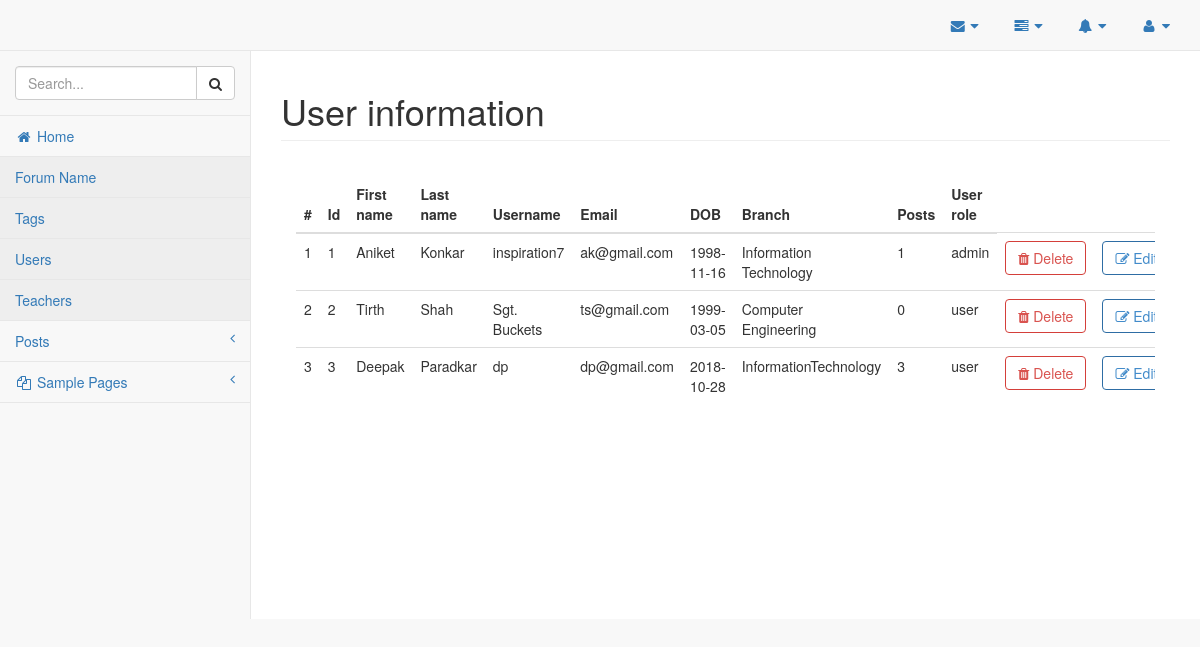
Before: /admin/users.php (signed in) with the older database file.
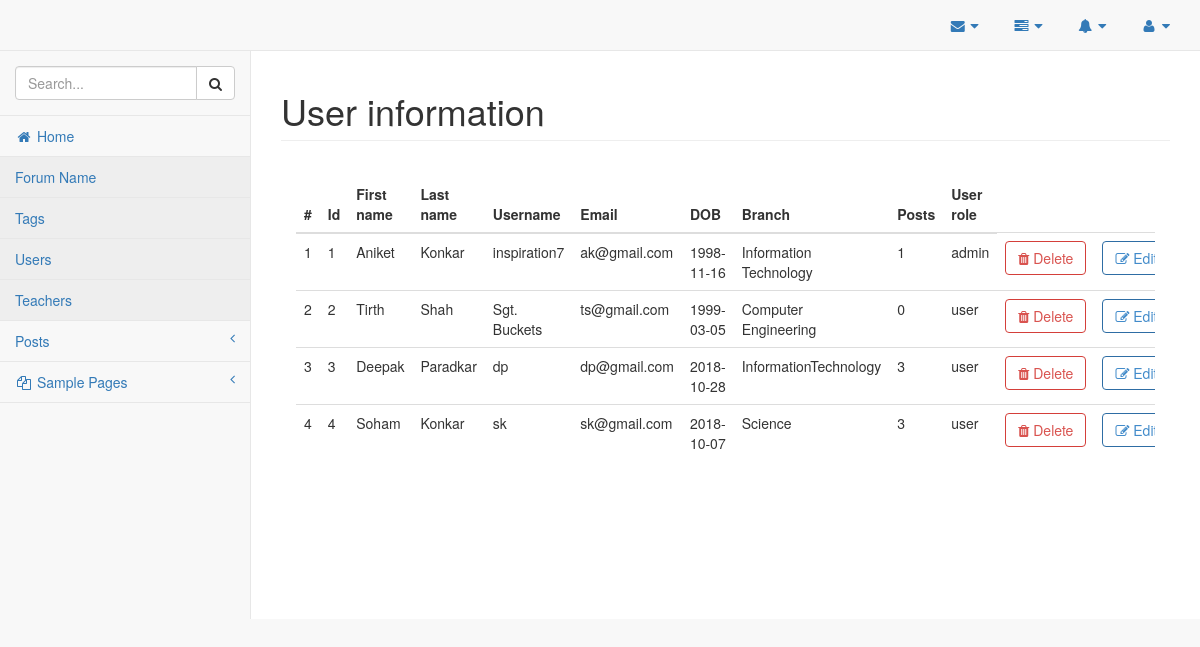
After: the same page with the newer database file.
### tables this page shows
CREATE TABLE `users` (
  `user_id` int(11) NOT NULL,
  `first_name` varchar(255) NOT NULL,
  `last_name` varchar(255) NOT NULL,
  `user_name` varchar(255) NOT NULL,
  `user_password` varchar(255) NOT NULL,
  `user_email` varchar(255) NOT NULL,
  `user_dob` date NOT NULL,
  `user_branch` varchar(255) NOT NULL,
  `user_posts` int(11) NOT NULL,
  `user_role` varchar(255) NOT NULL,
  `user_profile_img` text NOT NULL,
  `user_created_at` datetime NOT NULL,
  `is_deleted` bit(1) NOT NULL DEFAULT b'0'
);

### classes/Database.php (called while the page is built, shortened)
<?php
    class Database {
        private $servername;
        private $username;
        private $password;
        private $database;
        private $connection;
        public function __construct(){
            $this->servername = "localhost";
            $this->username = "aniket";
            $this->password = "aniket";
            $this->database = "forumdb";
        }
        public function connectDB(){
            $this->connection = new mysqli($this->servername, $this->username, $this->password, $this->database);
        }
        public function getConnection(){
            return $this->connection;
        }
    }
    $database = new Database();
?>

### classes/Users.php (called while the page is built, shortened)
<?php
	require_once("Database.php");
	class Users {
		private $connection;
		public function __construct() {
			global $database;
			$this->connection = $database->getConnection();
		}
		public function getAllUsers() {
			$sql = "SELECT * FROM users";
			$result_set = $this->connection->query($sql);
			return $result_set;
		}
	}
?>

### admin/users.php (the view, shortened to what this page needs)
<!DOCTYPE html>
<html lang="en">
    <?php
        require_once("../ui-elements/header.php");
        require_once("../classes/Users.php");
    ?>
    <body>
        <div id="wrapper">
            <?php
                require_once("../ui-elements/navigation.php");
            ?>
            <div id="page-wrapper">
                <div class="row">
                    <div class="col-lg-12">
                        <h1 class="page-header">User information</h1>
                    </div>
                </div>
                <div class="panel-body">
                    <div class="table-responsive">
                        <table class="table table-hover">
                            <thead>
                                <tr>
                                    <th>#</th>
                                    <th>Id</th>
                                    <th>First name</th>
                                    <th>Last name</th>
                                    <th>Username</th>
                                    <th>Email</th>
                                    <th>DOB</th>
                                    <th>Branch</th>
                                    <th>Posts</th>
                                    <th>User role</th>
                                </tr>
                            </thead>
                            <tbody class="hover-mine">
                                <?php
                                    $sr_no = 1;
                                    $users = new Users();
                                    $result_set = $users->getAllUsers();
                                    while($row = mysqli_fetch_assoc($result_set)){
                                        extract($row);
                                        echo "<tr>";
                                        echo "<td>$sr_no</td>";
                                        echo "<td>$user_id</td>";
                                        echo "<td>$first_name</td>";
                                        echo "<td>$last_name</td>";
                                        echo "<td>$user_name</td>";
                                        echo "<td>$user_email</td>";
                                        echo "<td>$user_dob</td>";
                                        echo "<td>$user_branch</td>";
                                        echo "<td>$user_posts</td>";
                                        echo "<td>$user_role</td>";
                                        echo "<td><a class='btn btn-outline btn-danger' href=''><span class='fa fa-trash'></span> Delete</a></td>";
                                        echo "<td><a class='btn btn-outline btn-primary' href=''><span class='fa fa-pencil-square-o'></span> Edit</a></td>";
                                        echo "</tr>";
                                        $sr_no++;
                                    }
                                ?>
                            </tbody>
                        </table>
                    </div>
                </div>
            </div>
    </body>
</html>

Changed rows visible on the page:
added users: user_id "4", first_name "Soham", last_name "Konkar", user_name "sk", user_email "sk@gmail.com", user_dob "2018-10-07", user_branch "Science", user_posts "3", user_role "user"
